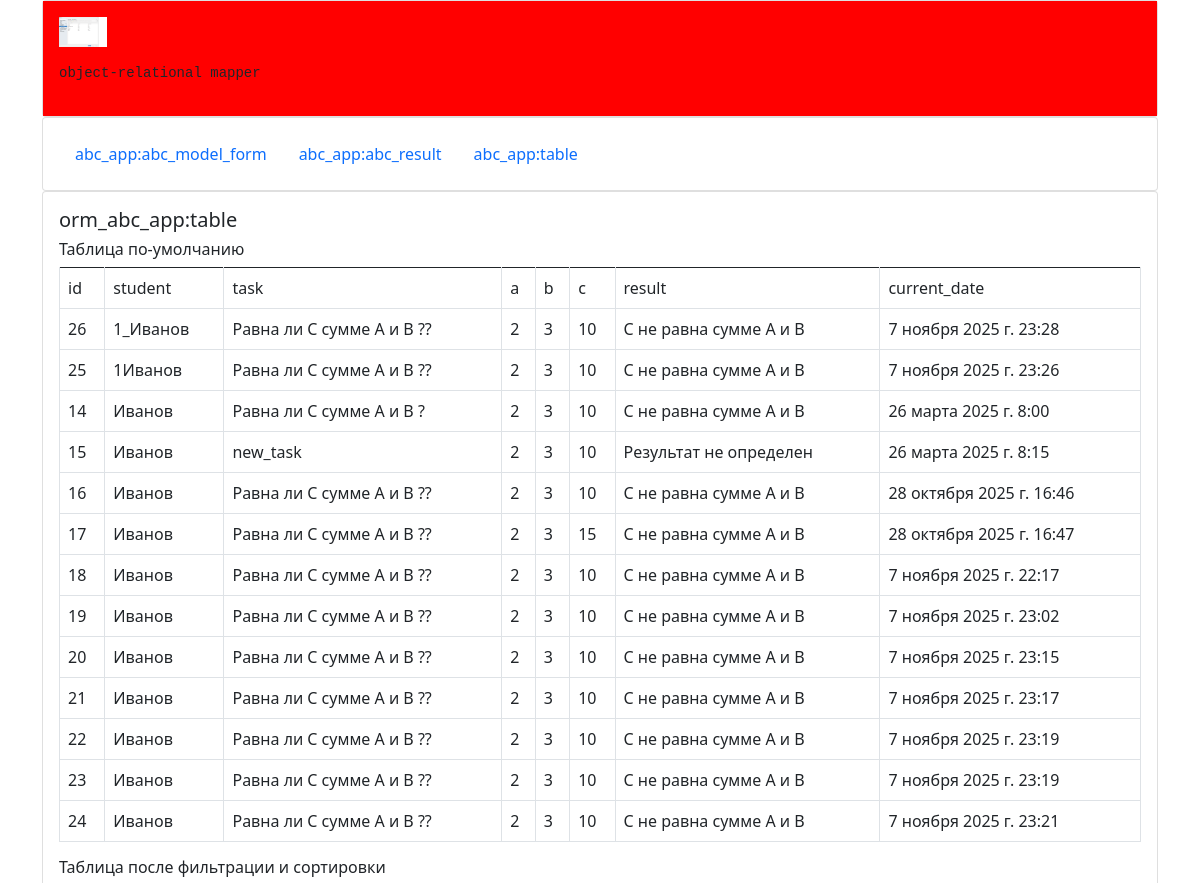
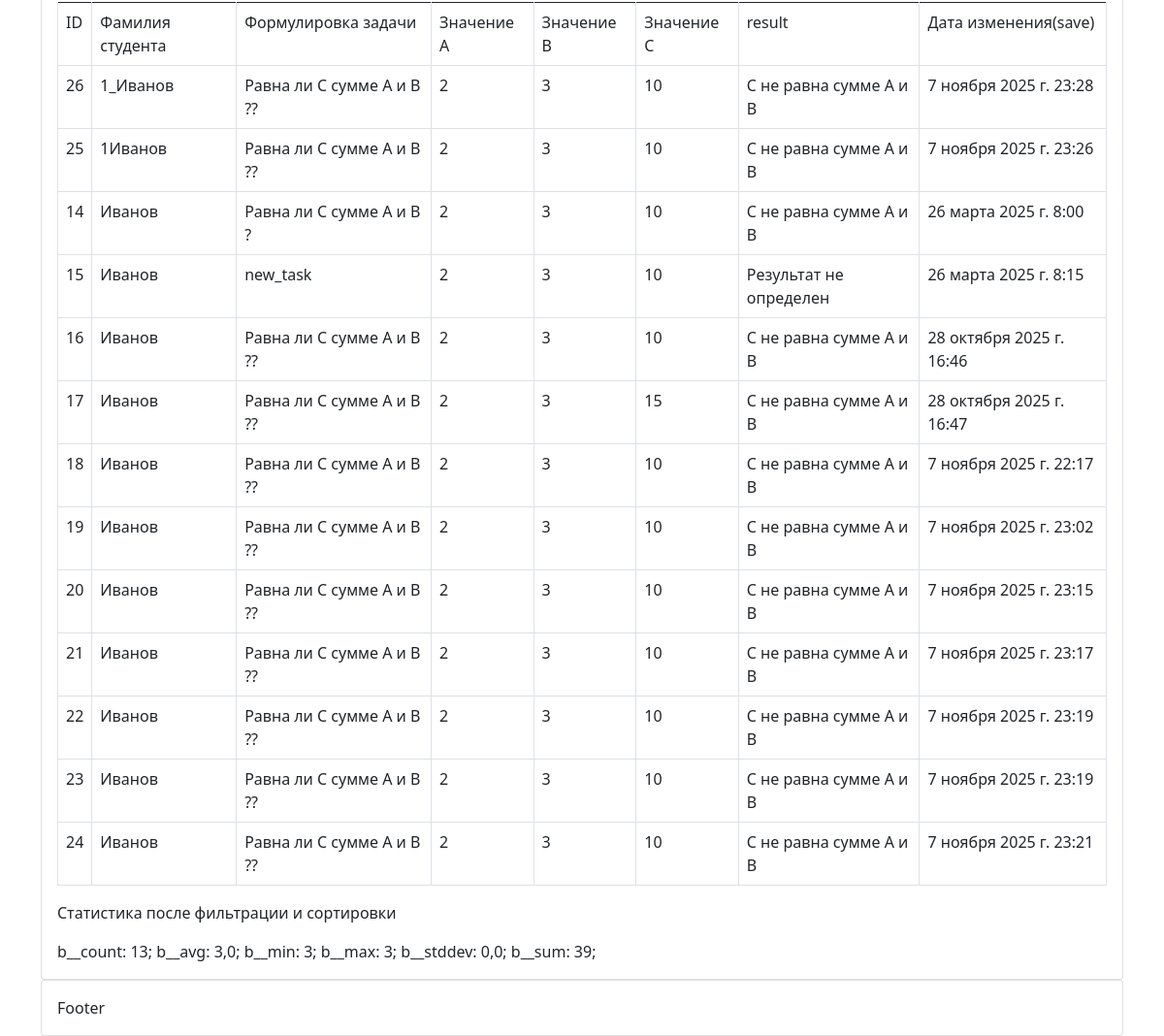
/abc_app/table/, run on an earlier commit of the app's database (2 pictures, top to bottom).
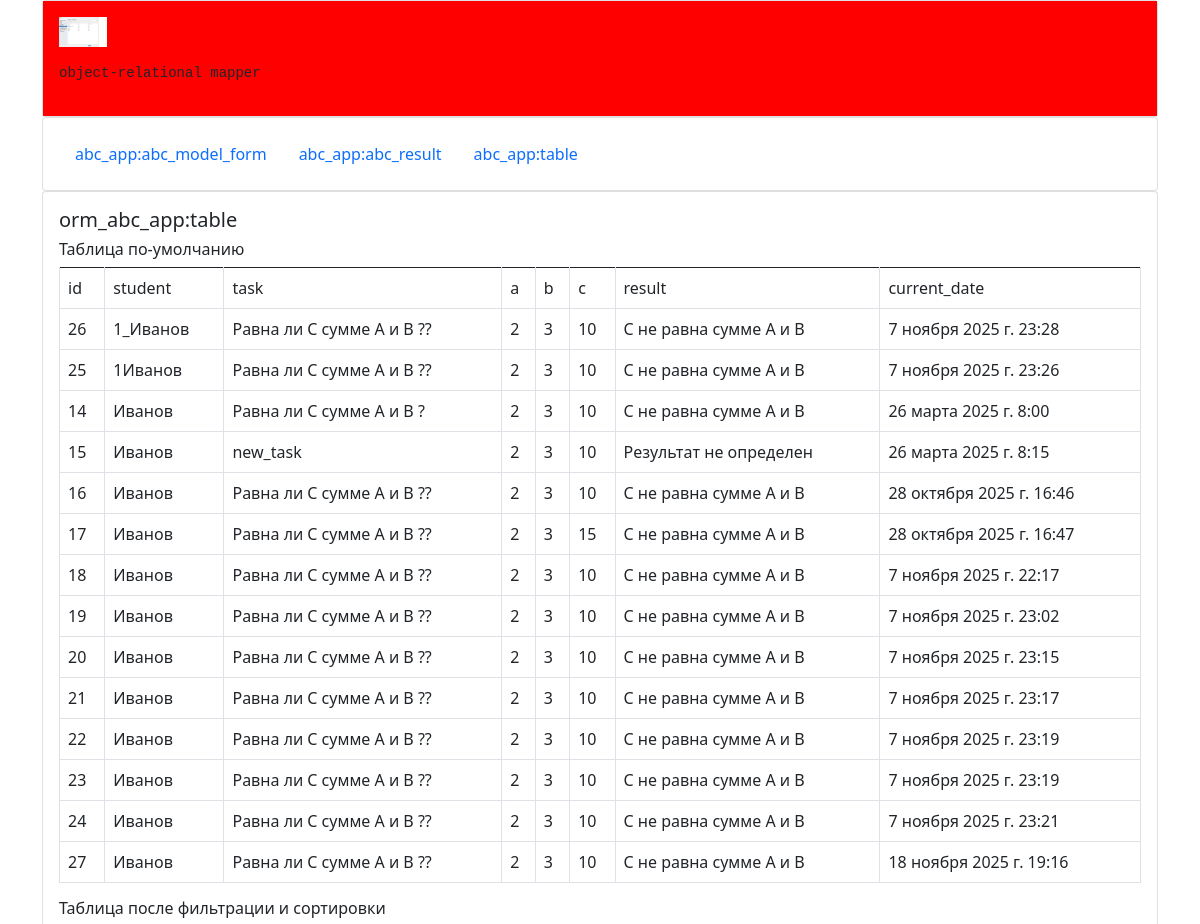
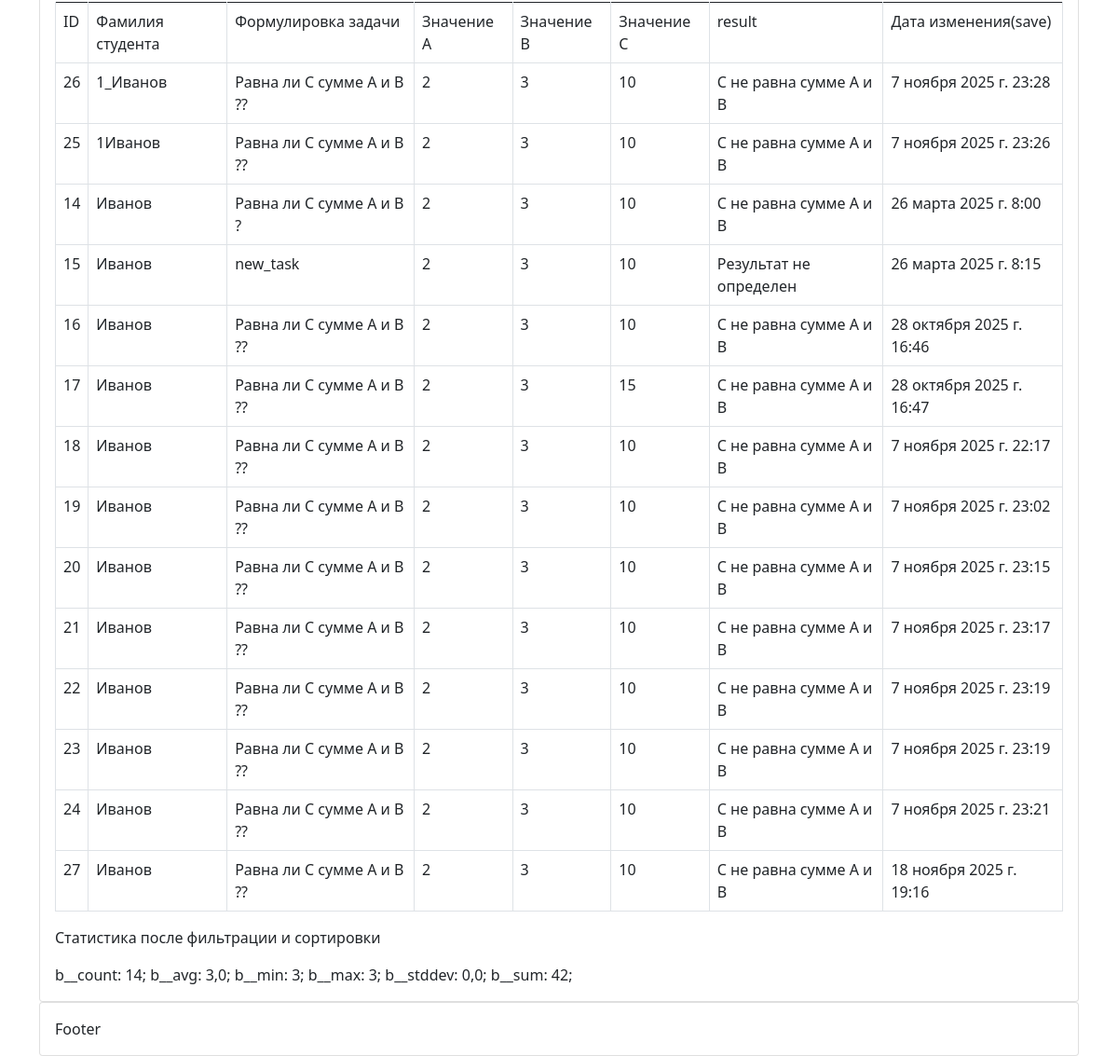
And on a later commit of the database (2 pictures, top to bottom).
### abc_app/models.py (models this page shows, shortened)
class AbcModel(models.Model):
    student = models.CharField(
        verbose_name="Фамилия студента",
        default="Иванов",
        max_length=255,
    )
    task = models.CharField(
        verbose_name="Формулировка  задачи",
        default="Равна ли С сумме A и B ??",
        max_length=255,
    )
    a = models.IntegerField(
        verbose_name="Значение А", default=2, help_text="Подсказка для значения А",
    )
    b = models.IntegerField(
        verbose_name="Значение B", default=3, help_text="Подсказка для значения B",
    )
    c = models.IntegerField(
        verbose_name="Значение С",
        choices=c_choices,
        default=10,
    )
    result = models.CharField(
        default="Результат не определен",
        max_length=255,
    )
    current_date = models.DateTimeField(
        verbose_name="Дата изменения(save)", auto_now=True
    )
    class Meta:
        verbose_name = "A_B_C_Таблица"
        verbose_name_plural = "A_B_C_Таблицы"
        ordering = ("student", )

### abc_app/views.py (the view)
# urls.py: path('table/', views.table, name='table'),
def table(request):
    objects_values = AbcModel.objects.values()
    print("\nobjects_values:", objects_values)
    objects_values_list = (
        AbcModel.objects.values_list().filter(id__gte=7).order_by("student")
    )  # [0:3]
    print("\nobjects_values_list:", objects_values_list)
    cur_objects = objects_values_list
    statics_val = [
        cur_objects.aggregate(Count("b")),
        cur_objects.aggregate(Avg("b")),
        cur_objects.aggregate(Min("b")),
        cur_objects.aggregate(Max("b")),
        cur_objects.aggregate(StdDev("b")),
        cur_objects.aggregate(Sum("b")),
    ]
    print("\nstatics_val:", statics_val)
    statics = {"statics_val": statics_val}
    fields = AbcModel._meta.get_fields()
    print("\nfields", fields)
    verbose_name_list = []
    name_list = []
    for e in fields:
        verbose_name_list.append(e.verbose_name)
        name_list.append(e.name)
    print("\nverbose_name_list:", verbose_name_list)
    print("\nname_list", name_list)
    field_names = verbose_name_list
    context = {
        "objects_values": objects_values,
        "name_list": name_list,
        "objects_values_list": objects_values_list,
        "verbose_name_list": verbose_name_list,
        "statics": statics,
        "field_names": field_names,
    }
    return render(request, "table.html", context)

### abc_app/templates/table.html (shortened to what this page needs)
{% extends 'layout.html' %}
{% block content %}
    <h5>orm_abc_app:table</h5>
    <h6>Таблица по-умолчанию</h6>
    <table class="table table-bordered">
        <tbody style="border-top: 3.0px;">
        <tr>
            {% for name in name_list %}
                <td>{{ name }}</td>
            {% endfor %}
        </tr>
        {% for object in objects_values %}
            <tr>
                {% for key, value in object.items %}
                    <td>
                        {{ value }}
                    </td>
                {% endfor %}
            </tr>
        {% endfor %}
    </table>
    <h6>Таблица после фильтрации и сортировки</h6>
    <table class="table table-bordered">
        <tbody style="border-top: 3.0px;">
        <tr>
            {% for name in verbose_name_list %}
                <td>{{ name }}</td>
            {% endfor %}
        </tr>
        {% for objects_values in objects_values_list %}
            <tr>
                {% for item in objects_values %}
                    <td>
                        {{ item }}
                    </td>
                {% endfor %}
            </tr>
        {% endfor %}
    </table>
    <p>Статистика после фильтрации и сортировки </p>
    {% for item in statics.statics_val %}
        {% for k, v in  item.items %}
            {{ k }}:  {{ v }};
        {% endfor %}
    {% endfor %}
{% endblock %}

### abc_app/templates/layout.html (shortened to what this page needs)
<!doctype html>
<html lang="en">
<head>
    <link href="https://cdn.jsdelivr.net/npm/bootstrap@5.1.3/dist/css/bootstrap.min.css" rel="stylesheet"
>
    {% load static %}
    <link href="{% static 'css/mycss.css' %}" rel="stylesheet">
</head>
<div class="container">
    <div class="card">
        <div class="card-body bgc">
            {% load static %} <img src="{% static 'images/settings_django.png' %}"
                                   alt="settings_django" height="30px">
            <p>
            <pre>object-relational mapper</pre>
            </p>
        </div>
    </div>
    <div class="card">
        <div class="card-body">
            {% include "navigation.html" %}
        </div>
    </div>
    <div class="card">
        <div class="card-body">
            {% block content %}{% endblock %}
        </div>
    </div>
    <div class="card">
        <div class="card-body">
            Footer
        </div>
    </div>
</div>
<body>
</body>
</html>

### abc_app/templates/navigation.html
<ul class="nav">
    <li class="nav-item"><a class="nav-link" href="{% url 'abc_app:abc_model_form' %}">abc_app:abc_model_form</a></li>
    <li class="nav-item"><a class="nav-link" href="{% url 'abc_app:abc_result' %}">abc_app:abc_result</a></li>
    <li class="nav-item"><a class="nav-link" href="{% url 'abc_app:table' %}">abc_app:table</a></li>
</ul>

### businessApp/static/css/mycss.css (style rules this page uses)
.bgc { background-color: red }

What changed in the data, as far as the page shows it:
added AbcModel: object "27" "Иванов" "Равна ли С сумме A и B ??" "2" "3" "10" "С не равна сумме A и B" "18 ноября 2025 г. 19:16", objects_values "27" "Иванов" "Равна ли С сумме A и B ??" "2" "3" "10" "С не равна сумме A и B" "18 ноября 2025 г. 19:16"
Also different on the page:
list line gone: "b__count : 13 ;"
new list line: "b__count : 14 ;"
list line gone: "b__sum : 39 ;"
new list line: "b__sum : 42 ;"
